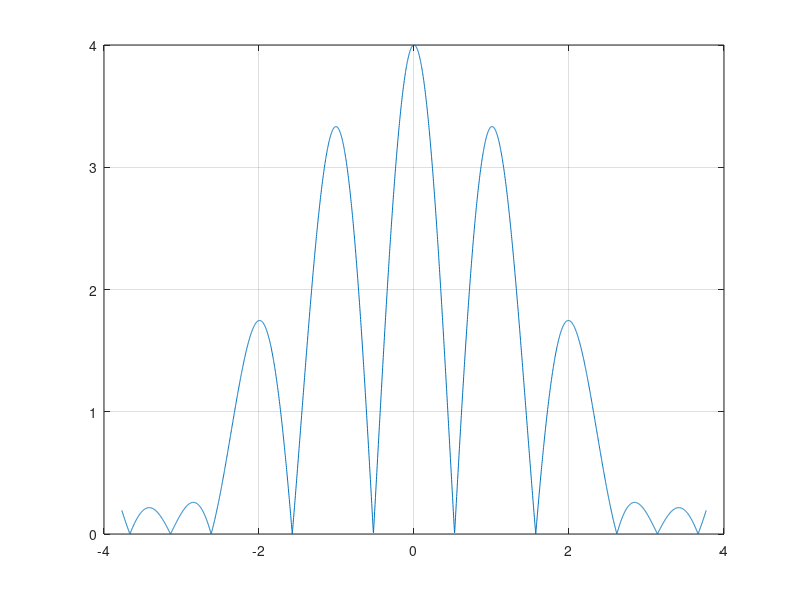

Here is the MATLAB script that generated this plot: (Note: this script raises an error after producing the figure.)
Sa=@(x) sin(x)./x;

LIM = -0.8*pi;
w = -1.5*LIM:LIM/1000:1.5*LIM;
Xw = 4 * Sa(w) .* exp(-3*j*w);

plot(w,abs(real(Xw)));
grid on;
xlim([-round(1.5*LIM) round(1.5*LIM)]);
xlabel('$\omega$','interpreter','latex');
title('$|X(\omega)|$','interpreter','latex');
